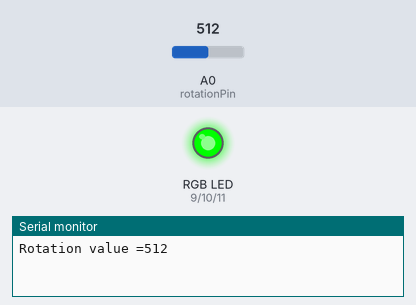
The sketch below on a simulated Arduino Uno, built with avr-gcc and run on an emulated ATmega328P. Parts: an RGB LED mixed from three pins (HIGH = lit), the last lines printed to the serial monitor. Dashed ring = blinking. The inputs (shaded band) are chosen by the test bench; at power-on: A0 (rotationPin) = 512.

Above: at 2.8 s.
2.9 s: A0 (rotationPin) set to 464
6.4 s: A0 (rotationPin) set to 434
At 8.8 s:
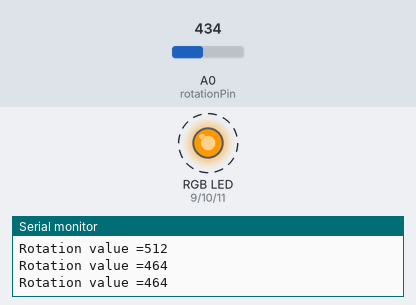
12.4 s: A0 (rotationPin) set to 460
At 14.6 s:
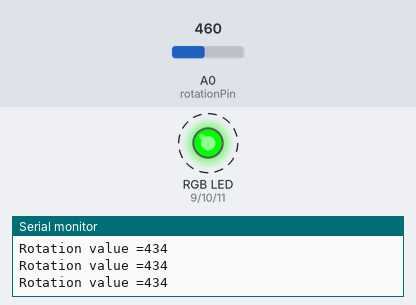
18.4 s: A0 (rotationPin) set to 588
21.9 s: A0 (rotationPin) set to 608
At 22.8 s:
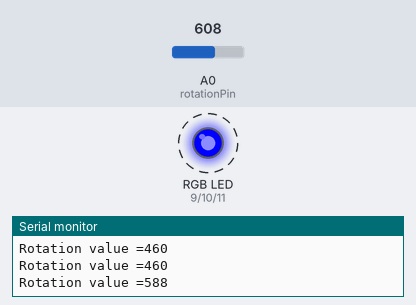
27.9 s: A0 (rotationPin) set to 590
At 29.7 s:
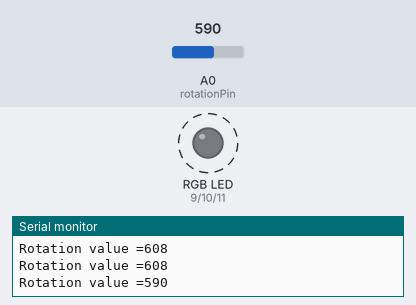
Timing chart, 0 to 34.9 s (numbered marks = the images above; inputs shaded):
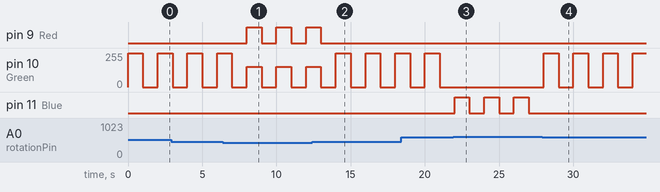

The sketch:

Code.ino
```cpp
// Name :- Kunjesh Kantilal Ramani (200515106)
// Date :- 1st June 2022
// Week :- Lab 3 LEVEL 3
// Description :- Use the rotation sensor to cycle through the colours of the rainbow. (ROYGBP)
// depending on the value of the rotation sensor. (exL 0-150 = red from 150-300= Orange). Look
// up the RGB value for each colour and use analogWrite() to get the proper colours.

// here we have assign red, blue, green, rotation and data pin

int rotationPin = A0; // The rotation sensor is plugged into pin A0 of the Arduino.
int data = 0;
int Red = 9;
int Green = 10;
int Blue = 11;

void setup()
{                       // The Setup function runs once.
    Serial.begin(9600); // This will enable the Arduino to send data to the Serial
    // monitor.
    pinMode(rotationPin, INPUT);
    pinMode(Red, OUTPUT);
    pinMode(Blue, OUTPUT);
    pinMode(Green, OUTPUT);
}

void loop()
{                                   // The loop function runs forever.
    data = analogRead(rotationPin); // Read the value from the light sensor and store it in the lightData variable.
    // Various loop is created based on the input value of Potentiometer.

    // Red
    if (data >= 0 && data <= 150)
    {
        digitalWrite(Red, HIGH);
        delay(1000);
        digitalWrite(Red, LOW);
    }
    // Orange
    else if (data > 150 && data <= 300)
    {
        analogWrite(Red, 255);
        analogWrite(Green, 128);
        delay(1000);
        analogWrite(Red, 0);
        analogWrite(Green, 0);
    }
    // Yellow
    else if (data > 300 && data <= 450)
    {
        analogWrite(Red, 255);
        analogWrite(Green, 153);
        delay(1000);
        analogWrite(Red, 0);
        analogWrite(Green, 0);
    }
    // Green
    else if (data > 450 && data <= 600)
    {
        digitalWrite(Green, HIGH);
        delay(1000);
        digitalWrite(Green, LOW);
    }
    // Blue
    else if (data > 600 && data <= 750)
    {
        digitalWrite(Blue, HIGH);
        delay(1000);
        digitalWrite(Blue, LOW);
    }
    // Purple
    else if (data > 750 && data <= 900)
    {
        analogWrite(Red, 127);
        analogWrite(Green, 0);
        analogWrite(Blue, 255);
        delay(1000);
        analogWrite(Red, 0);
        analogWrite(Green, 0);
        analogWrite(Blue, 0);
    }
    else
    {
        Serial.println("Please enter the correct value :( ");
        delay(1000);
    }

    Serial.print("Rotation value =");
    Serial.println(data); // Print the data to the serial port.
    delay(1000);          // Wait  second (1000mS) before running again.
}
```

Measured:
- the behaviour switches between 451 and 450 on A0 (rotationPin) (found by bisection; images 0 and 1)
- the behaviour switches between 600 and 601 on A0 (rotationPin) (found by bisection; images 2 and 3)
- after the input at 6.4 s, pin 9 (Red): alternates HIGH for 1.0 s and LOW for 1.0 s, starting after 1.6 s
- after the input at 12.4 s, pin 9 (Red): goes on until 13.0 s, then stays LOW
- after the input at 21.9 s, pin 10 (Green): stops changing and stays 0/255; pin 11 (Blue): alternates HIGH for 1.0 s and LOW for 1.0 s, starting after 0.11 s
- after the input at 27.9 s, pin 10 (Green): alternates 255/255 for 1.0 s and 0/255 for 1.0 s, starting after 0.11 s; pin 11 (Blue): stops changing and stays LOW
- by itself, pin 10 (Green): alternates 255/255 for 1.0 s and 0/255 for 1.0 s
